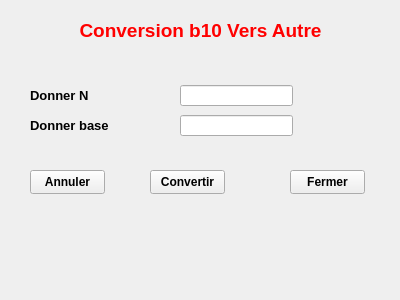
<?xml version="1.0" encoding="UTF-8"?>
<ui version="4.0">
 <class>Form</class>
 <widget class="QWidget" name="Form">
  <property name="geometry">
   <rect>
    <x>0</x>
    <y>0</y>
    <width>400</width>
    <height>300</height>
   </rect>
  </property>
  <property name="windowTitle">
   <string>Conversion</string>
  </property>
  <widget class="QLabel" name="label">
   <property name="geometry">
    <rect>
     <x>10</x>
     <y>10</y>
     <width>381</width>
     <height>41</height>
    </rect>
   </property>
   <property name="font">
    <font>
     <pointsize>14</pointsize>
     <bold>true</bold>
    </font>
   </property>
   <property name="text">
    <string>&lt;html&gt;&lt;head/&gt;&lt;body&gt;&lt;p&gt;&lt;span style=&quot; color:#ff0000;&quot;&gt;Conversion b10 Vers Autre&lt;/span&gt;&lt;/p&gt;&lt;/body&gt;&lt;/html&gt;</string>
   </property>
   <property name="alignment">
    <set>Qt::AlignCenter</set>
   </property>
  </widget>
  <widget class="QLabel" name="label_2">
   <property name="geometry">
    <rect>
     <x>30</x>
     <y>80</y>
     <width>121</width>
     <height>30</height>
    </rect>
   </property>
   <property name="font">
    <font>
     <pointsize>10</pointsize>
     <bold>true</bold>
    </font>
   </property>
   <property name="text">
    <string>Donner N</string>
   </property>
  </widget>
  <widget class="QLabel" name="label_3">
   <property name="geometry">
    <rect>
     <x>30</x>
     <y>110</y>
     <width>121</width>
     <height>30</height>
    </rect>
   </property>
   <property name="font">
    <font>
     <pointsize>10</pointsize>
     <bold>true</bold>
    </font>
   </property>
   <property name="text">
    <string>Donner base</string>
   </property>
  </widget>
  <widget class="QLineEdit" name="NInput">
   <property name="geometry">
    <rect>
     <x>180</x>
     <y>85</y>
     <width>113</width>
     <height>21</height>
    </rect>
   </property>
  </widget>
  <widget class="QLineEdit" name="BaseInput">
   <property name="geometry">
    <rect>
     <x>180</x>
     <y>115</y>
     <width>113</width>
     <height>21</height>
    </rect>
   </property>
  </widget>
  <widget class="QLabel" name="msg">
   <property name="geometry">
    <rect>
     <x>15</x>
     <y>230</y>
     <width>371</width>
     <height>41</height>
    </rect>
   </property>
   <property name="font">
    <font>
     <pointsize>12</pointsize>
    </font>
   </property>
   <property name="text">
    <string/>
   </property>
   <property name="alignment">
    <set>Qt::AlignCenter</set>
   </property>
  </widget>
  <widget class="QPushButton" name="AnnulerBtn">
   <property name="geometry">
    <rect>
     <x>30</x>
     <y>170</y>
     <width>75</width>
     <height>24</height>
    </rect>
   </property>
   <property name="font">
    <font>
     <bold>true</bold>
    </font>
   </property>
   <property name="text">
    <string>Annuler</string>
   </property>
  </widget>
  <widget class="QPushButton" name="ConvertirBtn">
   <property name="geometry">
    <rect>
     <x>150</x>
     <y>170</y>
     <width>75</width>
     <height>24</height>
    </rect>
   </property>
   <property name="font">
    <font>
     <bold>true</bold>
    </font>
   </property>
   <property name="text">
    <string>Convertir</string>
   </property>
  </widget>
  <widget class="QPushButton" name="FermerBtn">
   <property name="geometry">
    <rect>
     <x>290</x>
     <y>170</y>
     <width>75</width>
     <height>24</height>
    </rect>
   </property>
   <property name="font">
    <font>
     <bold>true</bold>
    </font>
   </property>
   <property name="text">
    <string>Fermer</string>
   </property>
  </widget>
 </widget>
 <resources/>
 <connections/>
</ui>
